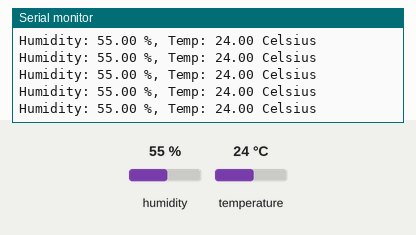
The sketch below on a simulated Arduino Uno, built with avr-gcc and run on an emulated ATmega328P. Parts: the last lines printed to the serial monitor. Inputs (shaded band) come from the test bench; at power-on: humidity 55 %, temperature 24 °C.

Above: at 2.8 s.
2.9 s: humidity set to 22 %
At 4.19 s:
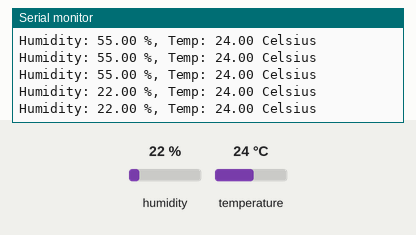
8.9 s: temperature set to 12 °C
At 9.01 s:
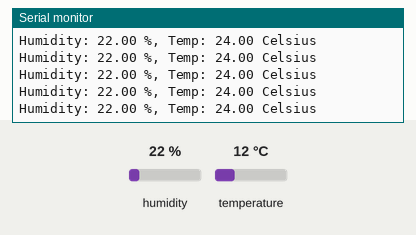
14.9 s: humidity set to 40 %
At 15.0 s:
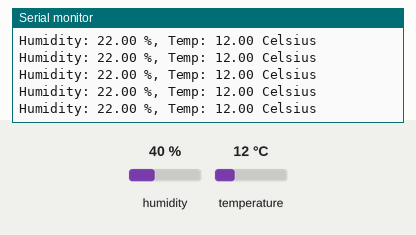
Timing chart, 0 to 17.9 s (numbered marks = the images above; inputs shaded):
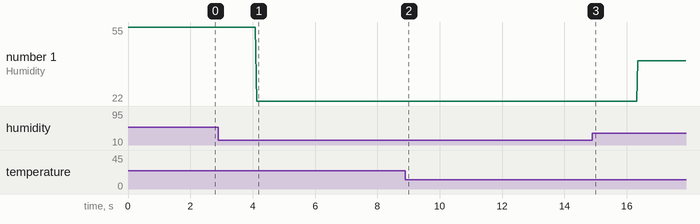

Measured:
- after the input at 2.9 s, the serial monitor: prints a new line after 1.2 s (image 1)
- plotted number 1: 55 → 22 after the input at 2.9 s, 22 → 40 after the input at 14.9 s

The sketch:

sketch_sep20a.ino
```cpp
//Libraries
#include <DHT.h>;

#define dataPin 2
#define dataType DHT22
DHT dht(dataPin, dataType);

int chk;
float hum;  //Stores humidity value
float temp; //Stores temperature value

void setup() {
// put your setup code here, to run once:
Serial.begin(9600);
dht.begin();
}

void loop() {
  hum = dht.readHumidity();
  temp= dht.readTemperature();

  // Printing the results on the serial monitor
  Serial.print("Humidity: ");
  Serial.print(hum);
  Serial.print(" %, Temp: ");
  Serial.print(temp);
  Serial.println(" Celsius");

}
```
